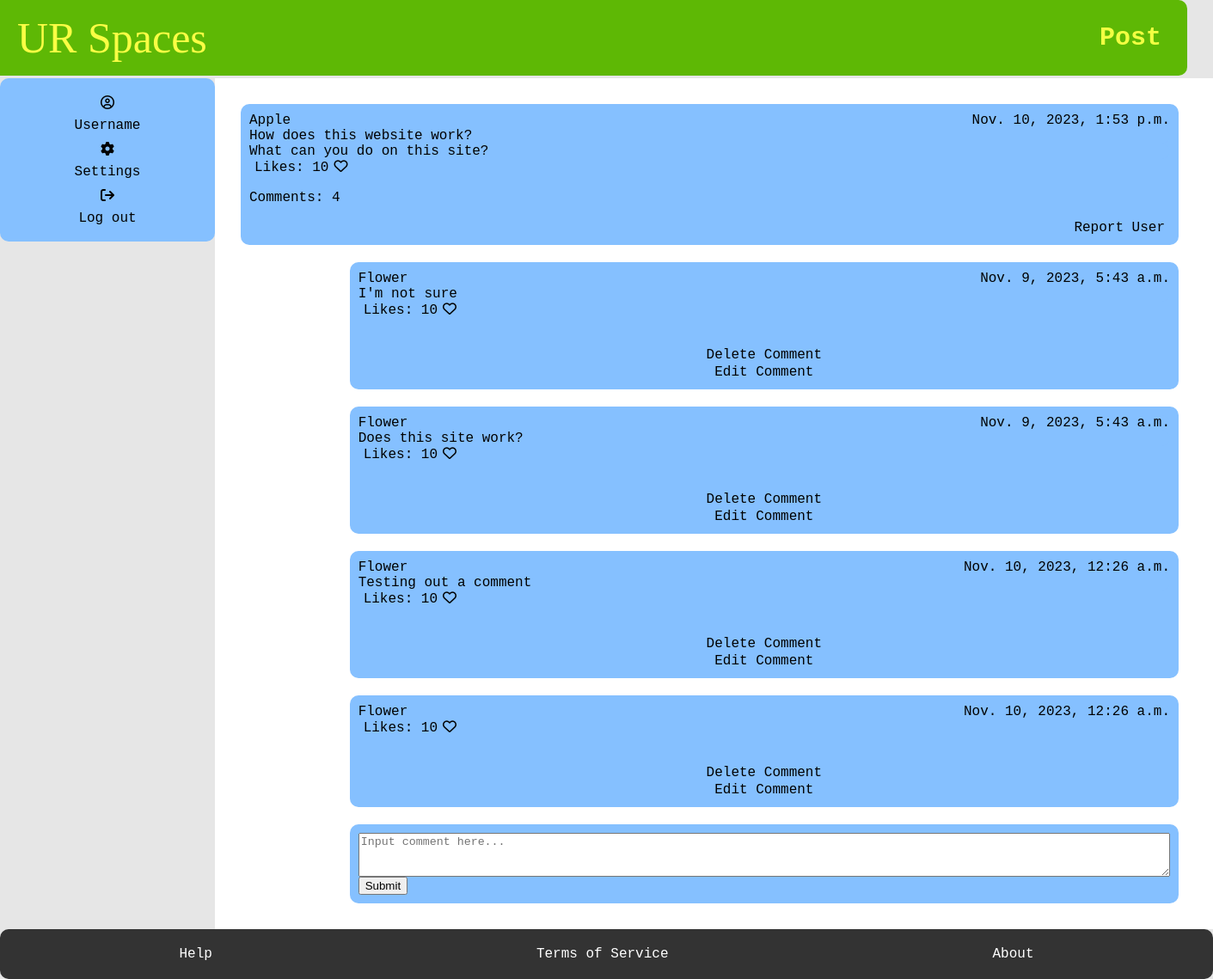
The app's page /posts/how-does-this-website-work/ (signed in), older data.
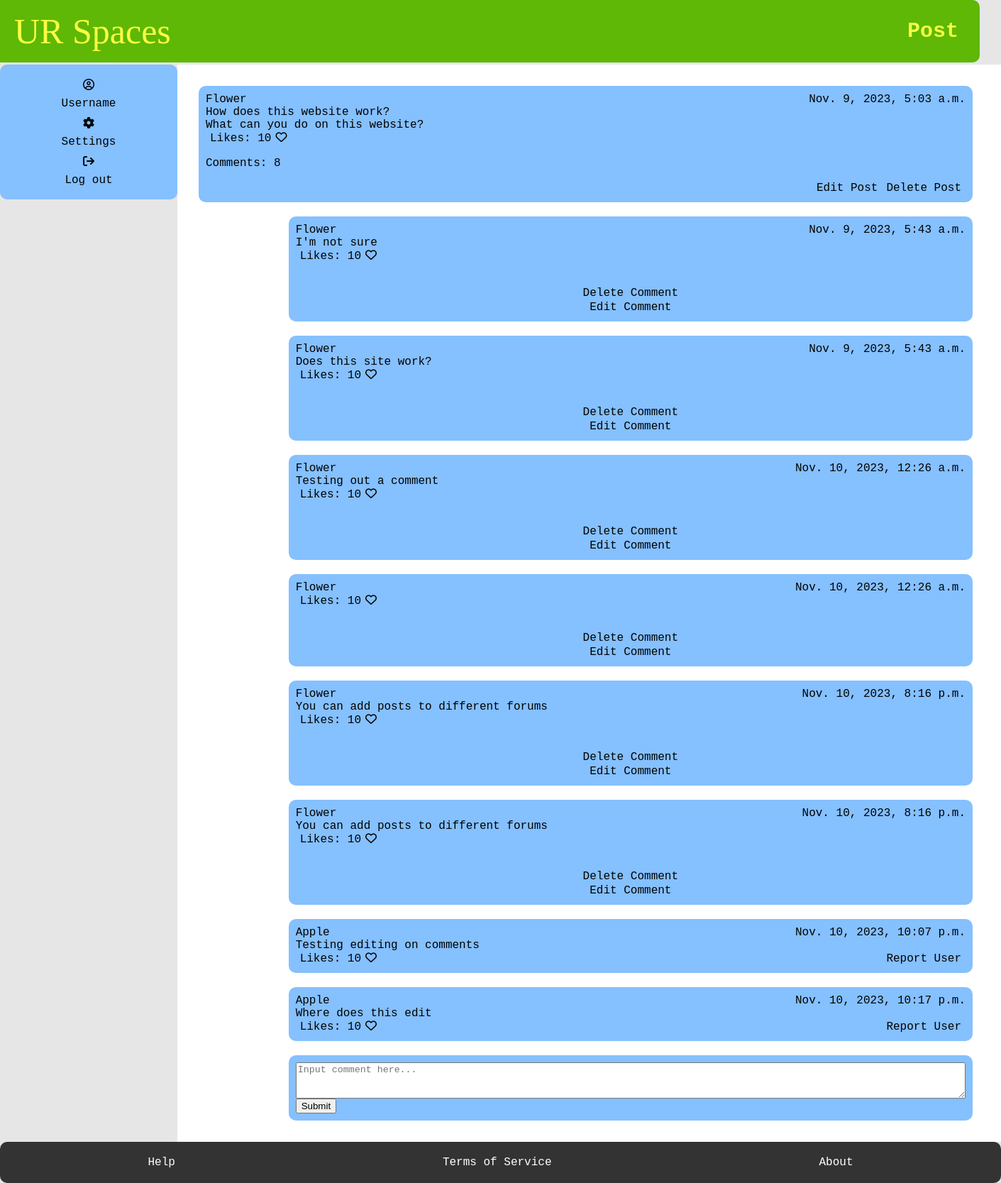
The same page, newer data.
### myapp/models.py (models this page shows, shortened)
class Posts(models.Model):
    User_ID = models.ForeignKey(Student, on_delete=models.CASCADE)
    SubForum_ID = models.ForeignKey(SubForum, default= 1, on_delete=models.CASCADE)
    post_name = models.TextField(max_length=400)
    contents = models.TextField()
    count_likes = models.IntegerField(default=0, blank=True, )
    locked = models.BooleanField(default=False)
    pin = models.BooleanField(default=False)
    reported = models.BooleanField(default=False)
    post_date = models.DateTimeField(auto_now_add=True)
    slug = models.SlugField(max_length=400, unique=True, blank=True)
    @property
    def num_comments(self):
        return Comment.objects.filter(Post_ID = self).count()

class Student(models.Model):
    User_ID = models.ForeignKey(User, on_delete=models.CASCADE)
    bio = models.TextField(default="Please add bio in settings", blank=True)
    banned = models.BooleanField(default=False)
    avatar =ResizedImageField(size=[50, 80], quality=100, upload_to="authors", default=None, null=True, blank=True)
    reported = models.BooleanField(default=False)
    slug = models.SlugField(max_length=400, unique=True, blank=True)
    def get_url(self):
        return reverse("user", kwargs={
            "slug":self.slug
        })

class Comment(models.Model):
    Post_ID = models.ForeignKey(Posts, on_delete=models.CASCADE)
    User_ID = models.ForeignKey(Student, on_delete=models.CASCADE)
    count_likes = models.IntegerField(default=0)
    pin = models.BooleanField(default=False)
    reported = models.BooleanField(default=False)
    com_contents = models.TextField(max_length=500)
    com_date = models.DateTimeField(auto_now_add=True)

### myapp/views.py (the view, shortened to what this page needs)
# urls.py: path("posts/<slug>/", posts, name="posts"),
@login_required
def posts(request, slug, pk =None):
    post = get_object_or_404(Posts, slug=slug)
    comments = Comment.objects.filter(Post_ID = post)
    forum = SubForum.objects.get(pk = post.SubForum_ID.pk)
    user = request.user
    currentUser = User.objects.get(username = user)
    error = False
    form = UpdatePostForm(request.POST)
    if pk:
        commentform = UpdateCommentForm(instance=Comment.objects.get(pk=pk), data=request.POST)
    else:
        commentform = UpdateCommentForm(data=request.POST)
    context = {
        "post":post,
        "comments": comments,
        "error": error,
        "form": form,
        "commentform":commentform,
    }
    if currentUser.is_staff != True:
        student = Student.objects.get(User_ID = currentUser)
        if "newComment_form" in request.POST:
            content = request.POST.get("newContents")
            new_comment, created = Comment.objects.get_or_create(User_ID = student, Post_ID = post, com_contents = content)
        if "editComment_form" in request.POST:
            updateComment = commentform.save(commit=False)
            updateComment.Post_ID = post
            updateComment.User_ID = student
            updateComment.com_date = datetime.now()
            updateComment.save()
        if "deleteComment_btn" in request.POST:
            deleteComment = Comment.objects.get(pk=pk)
            deleteComment.Post_ID = post
            deleteComment.User_ID = student
            deleteComment.delete()
            return redirect("index")
        if "deletePost_btn" in request.POST:
            deletePost = Posts.objects.get(pk = post.pk)
            deletePost.User_ID = student
            deletePost.SubForum_ID = forum
            deletePost.delete()
            return redirect("index")
    return render(request, "posts.html", context)

### myapp/forms.py
class UpdatePostForm(forms.ModelForm):
    class Meta:
        model = Posts
        fields = ("contents", )

class UpdateCommentForm(forms.ModelForm):
    class Meta:
        model = Comment
        fields = ("com_contents", )

### myapp/templates/posts.html (shortened to what this page needs)
{% extends 'base.html' %}
    {% block title %}
    <h1>Post</h1>
    {% endblock %}
    {% block content %}
    <main>
        <section class="box">
        <div class="forum-item">
            <a href="{{post.User_ID.get_url}}"> {{post.User_ID.User_ID.username}} </a>
            <span> {{post.post_date}} </span>
        </div>
        <div class="forum-item">
          <span> {{post.post_name}} </span>
        </div>
        <div class="forum-item">
          <span> {{post.contents}} </span>
        </div>
        <div class="post-item">
          <input type="button" value="Likes: 10" class="btn1"><i class="fa-regular fa-heart"></i>
          <p> Comments: {{post.num_comments}} </p>
          {%if  post.User_ID.User_ID.username  == request.user.username%}
          <form action="." method="POST">
            <input type="submit" value="Delete Post" class="btn2" name="deletePost_btn" >
          </form>
          <input onclick="reveal()", type="button" value="Edit Post" class="btn2">
          {%else%}
          <input type="button" value="Report User" class="btn2">
          {% endif %}
      </section>
      {% for field in comments %}
        <section class="sub-box">
            <div class="forum-item">
              {%if  field.User_ID.User_ID.username  == request.user.username%}
                <a href="{% url 'profile' %}"> {{field.User_ID.User_ID.username}}  </a>
                {%else%}
                <a href="{{field.User_ID.get_url}}"> {{field.User_ID.User_ID.username}}  </a>
                {% endif %}
                <span> {{field.com_date}} </span>
            </div>
            <div class="forum-item">
              <span> {{field.com_contents}} </span>
            </div>
            <div class="post-item">
              <input type="button" value="Likes: 10" class="btn1"><i class="fa-regular fa-heart"></i>
              {%if  field.User_ID.User_ID.username  == request.user.username%}
            </div>
              <form  method="POST" action="" id="deleteCommentForm">
              </form>
              <input type="button" value="Delete Comment" class="btn2" onclick="deleteComment('field{{field.id}}')" >
              <input type="button", onclick="revealComment('field{{field.id}}')", value="Edit Comment" class="btn2">
              {%else%}
              <input type="button" value="Report User" class="btn2">
              {% endif %}
          </section>
          {% endfor %}
          <form action="." method="POST">
            <section class="sub-box">
            <div class="forum-item">
              <textarea name="newContents"  cols="130" rows="3" placeholder="Input comment here..."></textarea>
            </div>
            <div class="forum-item">
              <input type="submit" value="Submit" name="newComment_form">
            </div>
          </section>
        </form>
    </main>
    {% endblock %}

### myapp/templates/base.html (shortened to what this page needs)
{%load static%}
<!DOCTYPE html>
<html lang="en">
    <head>
        <link rel="stylesheet" href="{%static 'style.css' %}"/>
    </head>
  <body>
    <div id="container">
        <header>
          <a href="{% url 'index' %}" class="title">UR Spaces</a>
          {% block title %}
          {% endblock %}
        </header>
        <aside id="aside">
          <div class="user-panel">
            <i class="fa-regular fa-circle-user"></i><a href="{% url 'profile' %}"> Username </a>
            {% if request.user.is_staff%}
            <i class="fa-solid fa-gear"></i><a href="#"> Reports </a>
            {%else%}
            <i class="fa-solid fa-gear"></i><a href="{% url 'setting' %}"> Settings </a>
            {% endif %}
            <i class="fa-solid fa-arrow-right-from-bracket"></i><a href="{% url 'logout' %}">Log out </a>
          </div>
        </aside>
    {% block content %}
    {% endblock %}
    <footer>
        <a href="{% url 'help' %}">Help</a>
        <a href="{% url 'service' %}">Terms of Service</a>
        <a href="{% url 'about' %}">About</a>
      </footer>
    </div>
  </body>
</html>

### myapp/static/style.css (style rules this page uses)
body { font-family: monospace; font-size: 16px; background-color: #e6e6e6; margin: 0; padding: 0; }
#container { display: grid; grid-template-areas: "header header" ". ." "aside main" "footer footer"; grid-template-rows: auto 3px 1fr auto; grid-template-columns: 250px 1fr; min-height: 100vh; }
header { grid-area: header; display: flex; justify-content: space-between; align-items: center; padding: 15px 30px; background-color: #5eb805; border-radius: 10px; position: relative; left: -30px; }
header .title { font-size: 50px; color: #f2ff42; text-decoration: none; font-family: 'Brush Script MT', Brush Script Std, cursive; position: relative; left: 20px; }
header h1 { font-size: 30px; margin: 0; color: #f2ff42 }
#aside { grid-area: aside; padding: 20px 20px; background-color: #85c0ff; height: 150px; display: flex; flex-direction: column; align-items: center; gap: 10px; border-radius: 10px; }
.user-panel { width: 100%; display: flex; flex-direction: column; align-items: center; gap: 10px; }
main { grid-area: main; background-color: white; padding: 20px; padding-right: 30px; }
.btn1 { background-color: transparent; color: black; border: none; font-family: monospace; font-size: 16px; transition-duration: 0.2s; }
.btn2 { background-color: transparent; color: black; border: none; font-family: monospace; font-size: 16px; transition-duration: 0.4s; float: right; }
.forum-item { display: flex; justify-content: space-between; background-color: #85c0ff; border-radius: 10px; }
.box { display: flex; flex-direction: column; border-radius: 10px; padding: 10px; margin: 10px; background-color: #85c0ff; }
.sub-box { width: 85%; float: right; display: flex; flex-direction: column; border-radius: 10px; padding: 10px; margin: 10px; background-color: #85c0ff; }
footer { grid-area: footer; background-color: #333; padding: 20px; display: flex; justify-content: space-around; border-radius: 10px; }
footer a:link { color: white; text-decoration: none; font-size: 16px; }
a:link { color: #000000; text-decoration: none; }
a.title:link { text-decoration: none; color: #fafd44; }

Row changes from the older to the newer data that the page shows:
changed Posts "How does this website work?": User_ID.User_ID.username "Apple" → "Flower"; post_date "Nov. 10, 2023, 1:53 p.m." → "Nov. 9, 2023, 5:03 a.m."; contents "What can you do on this site?" → "What can you do on this website?"; num_comments "4" → "8"
added Comment: User_ID.User_ID.username "Flower", com_date "Nov. 10, 2023, 8:16 p.m.", com_contents "You can add posts to different forums"
added Comment: User_ID.User_ID.username "Flower", com_date "Nov. 10, 2023, 8:16 p.m.", com_contents "You can add posts to different forums"
added Comment: User_ID.User_ID.username "Apple", com_date "Nov. 10, 2023, 10:07 p.m.", com_contents "Testing editing on comments"
added Comment: User_ID.User_ID.username "Apple", com_date "Nov. 10, 2023, 10:17 p.m.", com_contents "Where does this edit"
Text that changed along with them:
form field deletePost_btn: (not shown) → "Delete Post"
form field value: (not shown) → "Edit Post"
form field value: "Report User" → (not shown)
